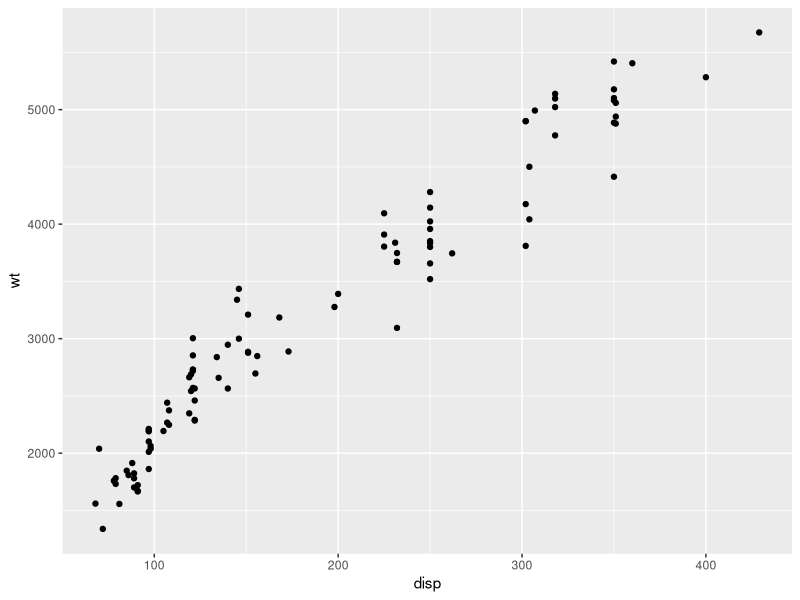
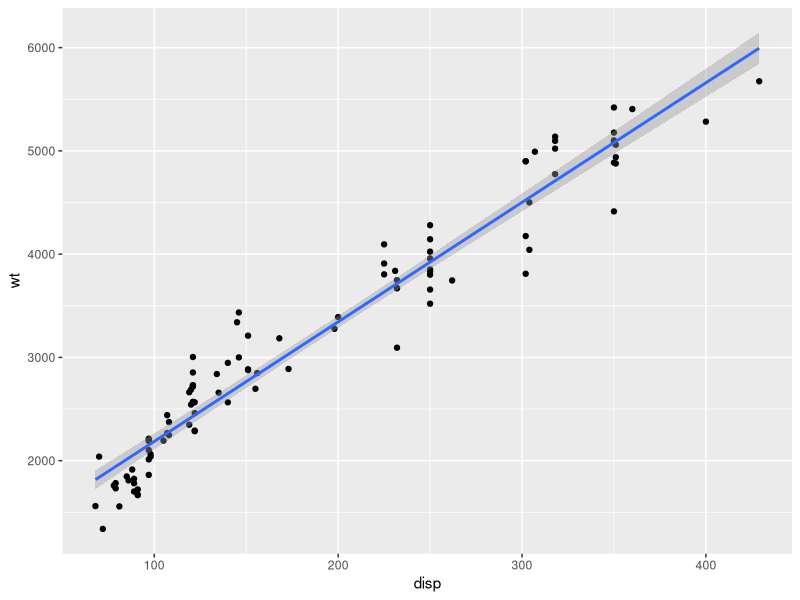
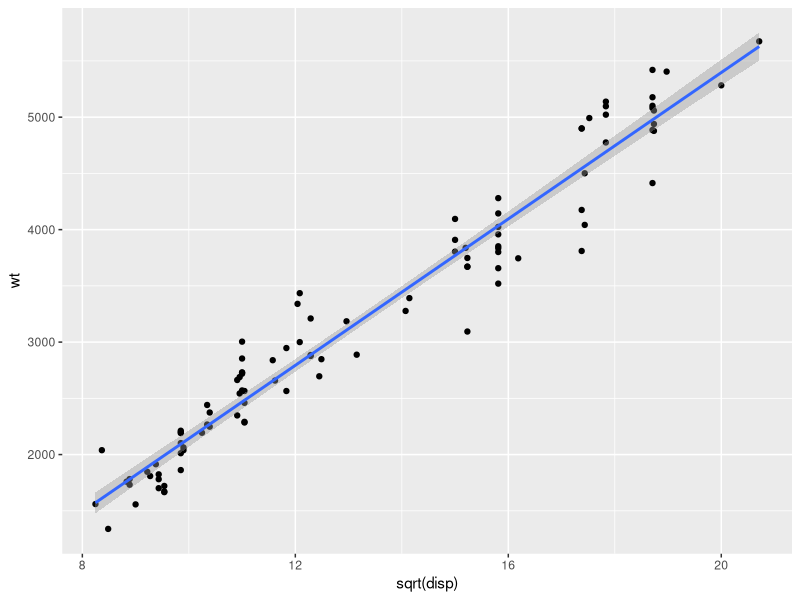

Write the R code that produced these figures, in order.
# Marcus Rosti
# mer3ef
# Homework 4
# Stat 6430

library(ggplot2)

# Set working directory
setwd("~/MSDS/Summer/Stat/Homework/hw04")
#read in both data sets
train<-read.csv("hw04p01train.csv")
test<-read.csv("hw04p01predict.csv")


#plot the data to explore 
ggplot(train,aes(x=disp,y=wt))+geom_point()
ggplot(train,aes(x=disp,y=wt))+geom_point()+geom_smooth(method=lm)
ggplot(train,aes(x=sqrt(disp),y=wt))+geom_point()+geom_smooth(method=lm)

# it looks like the sqrt of x is the better transformation
# there appears to be less trend in the risidual plot
# Also, computing is cheap, let's do both and compare along the way
model_simple <- lm(wt~disp,data=train)
model_sqrt   <- lm(wt~sqrt(disp),data=train)

# They both look pretty strong, the r^2 is better for the sqrt model though
summary(model_simple)
summary(model_sqrt)

# The mse for sqrt is definitely better
mean(model_simple$residuals^2)
mean(model_sqrt$residuals^2)

# predict the two 
preds_simple <- predict(model_simple,data=sqrt(test$disp))
preds_sqrt   <- predict(model_sqrt,data=sqrt(test$disp))

# Write to file!
write.table(preds_sqrt, file = "hw04p01mypredictions.csv", row.names=F, col.names=F, sep=",")
 
